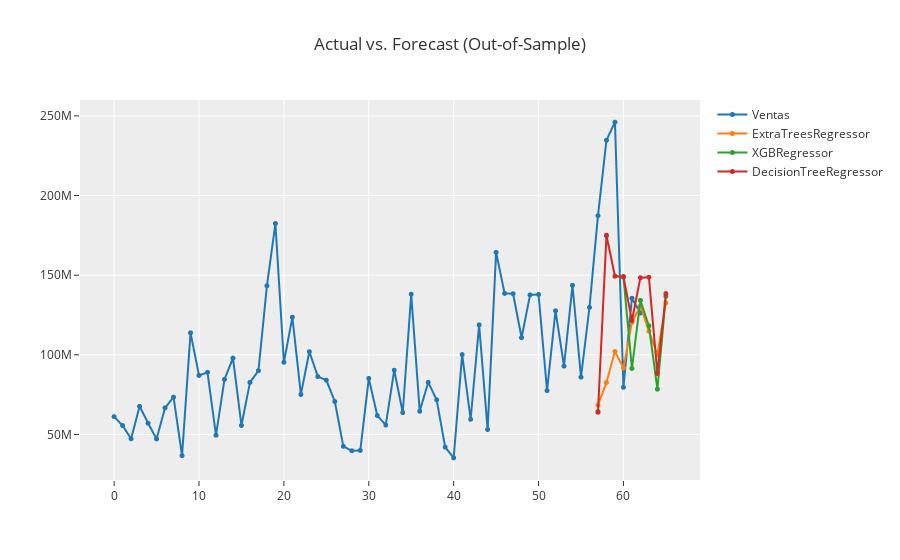

Notebook cell for this chart:
### Code cell
plot_model(top_3, plot = 'forecast', data_kwargs = {'fh': 9})

### Figure 1 — Plotly figure (JSON) as saved in the notebook; plotly's stock layout.template omitted (floating-point values rounded to 4 significant figures)
{"data": [{"line": {"color": "rgb(31, 119, 180)", "width": 2}, "marker": {"color": "rgb(31, 119, 180)", "size": 5}, "mode": "lines+markers", "name": "Ventas", "type": "scattergl", "x": [0, 1, 2, 3, 4, 5, 6, 7, 8, 9, 10, 11, 12, 13, 14, 15, 16, 17, 18, 19, 20, 21, 22, 23, 24, 25, 26, 27, 28, 29, 30, 31, 32, 33, 34, 35, 36, 37, 38, 39, 40, 41, 42, 43, 44, 45, 46, 47, 48, 49, 50, 51, 52, 53, 54, 55, 56, 57, 58, 59, 60, 61, 62, 63, 64, 65], "xaxis": "x", "y": [61158647, 55563917, 47264427, 67639134, 56996537, 47180747, 66701039, 73442761, 36691212, 113794159, 87048629, 88963419, 49494982, 84554420, 97922985, 55647687, 82643374, 90008108, 143359163, 182408127, 95275271, 123615604, 75097701, 101984213, 86344508, 84057244, 70654068, 42520822, 39731296, 39978428, 85204355, 61861136, 55925574, 90341722, 63691161, 138064763, 64551681, 82710077, 71711400, 42030278, 35286793, 100138425, 59494768, 118786972, 53093477, 164299753, 138563566, 138349568, 110745898, 137579905, 137887829, 77531694, 127627324, 92897986, 143644496, 85985709, 129784792, 187339112, 234691168, 246082845, 79587299, 135521138, 126272484, null, null, null], "yaxis": "y"}, {"line": {"color": "rgb(255, 127, 14)", "width": 2}, "marker": {"color": "rgb(255, 127, 14)", "size": 5}, "mode": "lines+markers", "name": "ExtraTreesRegressor", "type": "scattergl", "x": [0, 1, 2, 3, 4, 5, 6, 7, 8, 9, 10, 11, 12, 13, 14, 15, 16, 17, 18, 19, 20, 21, 22, 23, 24, 25, 26, 27, 28, 29, 30, 31, 32, 33, 34, 35, 36, 37, 38, 39, 40, 41, 42, 43, 44, 45, 46, 47, 48, 49, 50, 51, 52, 53, 54, 55, 56, 57, 58, 59, 60, 61, 62, 63, 64, 65], "xaxis": "x", "y": [null, null, null, null, null, null, null, null, null, null, null, null, null, null, null, null, null, null, null, null, null, null, null, null, null, null, null, null, null, null, null, null, null, null, null, null, null, null, null, null, null, null, null, null, null, null, null, null, null, null, null, null, null, null, null, null, null, 68410000.0, 82620000.0, 102100000.0, 91760000.0, 120400000.0, 130700000.0, 114800000.0, 100200000.0, 132600000.0], "yaxis": "y"}, {"line": {"color": "rgb(44, 160, 44)", "width": 2}, "marker": {"color": "rgb(44, 160, 44)", "size": 5}, "mode": "lines+markers", "name": "XGBRegressor", "type": "scattergl", "x": [0, 1, 2, 3, 4, 5, 6, 7, 8, 9, 10, 11, 12, 13, 14, 15, 16, 17, 18, 19, 20, 21, 22, 23, 24, 25, 26, 27, 28, 29, 30, 31, 32, 33, 34, 35, 36, 37, 38, 39, 40, 41, 42, 43, 44, 45, 46, 47, 48, 49, 50, 51, 52, 53, 54, 55, 56, 57, 58, 59, 60, 61, 62, 63, 64, 65], "xaxis": "x", "y": [null, null, null, null, null, null, null, null, null, null, null, null, null, null, null, null, null, null, null, null, null, null, null, null, null, null, null, null, null, null, null, null, null, null, null, null, null, null, null, null, null, null, null, null, null, null, null, null, null, null, null, null, null, null, null, null, null, 64440000.0, 174700000.0, 149300000.0, 148700000.0, 91450000.0, 134100000.0, 118100000.0, 78440000.0, 136700000.0], "yaxis": "y"}, {"line": {"color": "rgb(214, 39, 40)", "width": 2}, "marker": {"color": "rgb(214, 39, 40)", "size": 5}, "mode": "lines+markers", "name": "DecisionTreeRegressor", "type": "scattergl", "x": [0, 1, 2, 3, 4, 5, 6, 7, 8, 9, 10, 11, 12, 13, 14, 15, 16, 17, 18, 19, 20, 21, 22, 23, 24, 25, 26, 27, 28, 29, 30, 31, 32, 33, 34, 35, 36, 37, 38, 39, 40, 41, 42, 43, 44, 45, 46, 47, 48, 49, 50, 51, 52, 53, 54, 55, 56, 57, 58, 59, 60, 61, 62, 63, 64, 65], "xaxis": "x", "y": [null, null, null, null, null, null, null, null, null, null, null, null, null, null, null, null, null, null, null, null, null, null, null, null, null, null, null, null, null, null, null, null, null, null, null, null, null, null, null, null, null, null, null, null, null, null, null, null, null, null, null, null, null, null, null, null, null, 63890000.0, 175100000.0, 149400000.0, 149100000.0, 121500000.0, 148400000.0, 148700000.0, 88330000.0, 138400000.0], "yaxis": "y"}], "layout": {"showlegend": true, "title": {"text": "Actual vs. Forecast (Out-of-Sample)"}, "xaxis": {"anchor": "y", "domain": [0, 1]}, "yaxis": {"anchor": "x", "domain": [0, 1]}}}
